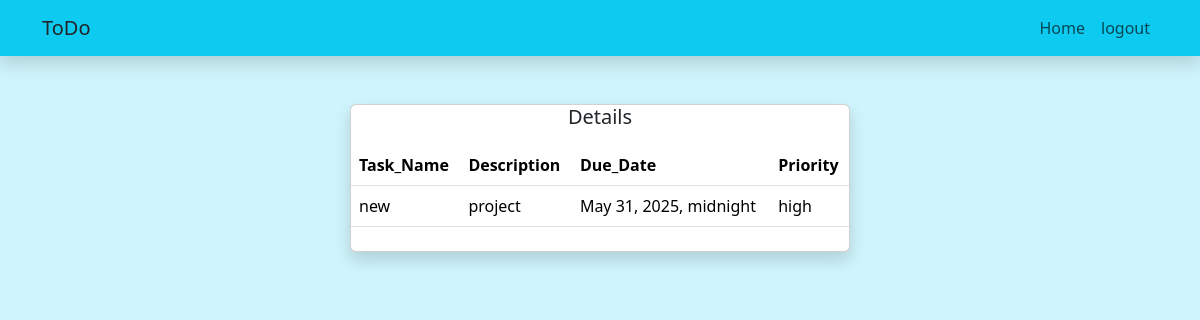
/task_manager/details/21 (signed in), run on the app's committed database.
### task_manager/models.py (models this page shows, shortened)
class TaskModel(models.Model):
    task_name = models.CharField(max_length=100)
    task_description = models.TextField(max_length=200)
    created_date = models.DateTimeField(auto_now_add=True)
    due_date = models.DateTimeField()
    priority_level = [
        ("low","low"),
        ("medium","medium"),
        ("high","high")
    ]
    priority = models.CharField(max_length=10,choices=priority_level)
    point = models.IntegerField(default=0)
    status =models.BooleanField(default=False)
    user = models.ForeignKey(User,on_delete=models.CASCADE)
    def __str__(self):
        return self.task_name

### task_manager/views.py (the view)
# urls.py: path('task_manager/details/<int:pk>',TaskDetailsView.as_view(),name='details'),
@ method_decorator(decorator=is_user,name="dispatch")
class TaskDetailsView(View):
    def get(self,request,**kwargs):
        id  = kwargs.get("pk")
        data = TaskModel.objects.get(id = id)
        return render(request,"details.html",{'data':data})

### task_manager/views.py (called while the page is built)
def is_user(fn):
    def wrapper(request,**kwargs):
        id = kwargs.get("pk")
        data = TaskModel.objects.get(id = id)
        if data.user == request.user:
            return fn(request,**kwargs)
        else:
            return redirect("signin")
    return wrapper

### task_manager/templates/details.html (shortened to what this page needs)
<!DOCTYPE html>
<html lang="en">
<head>
    <link href="https://cdn.jsdelivr.net/npm/bootstrap@5.3.3/dist/css/bootstrap.min.css" rel="stylesheet"
>
</head>
<body class="bg-info-subtle">
    <div>
        <nav class="navbar navbar-expand-lg bg-info bg-gradients shadow">
            <div class="container">
                <a href="" class="navbar-brand card-title">
                    ToDo
                </a>
                <div class="d-flex justify-content-start">
                    <ul class="navbar-nav">
                        <li class="nav-item">
                            <a href="" class="nav-link">Home</a>
                        </li>
                        <li>
                            <a class="nav-link" href="http://127.0.0.1:8000">logout</a>
                        </li>
                    </ul>
                </div>
            </div>
        </nav>
    </div>
    <div class="d-flex justify-content-center">
        <div class="card col-md-5 shadow  shadow bg-primary.bg-gradients mt-5">
            <h5 class="text-center">Details</h5>
            <div class="d-flex justify-content-center mt-2 mb-2">
                <table class="table">
                    <tr>
                        <th>Task_Name</th>
                        <th>Description</th>
                        <th>Due_Date</th>
                        <th>Priority</th>
                    </tr>
                    <tr>
                        <td>{{data}}</td>
                        <td>{{data.task_description}}</td>
                        <td>{{data.due_date}}</td>
                        <td>{{data.priority}}</td>
                    </tr>
                </table>
            </div>
        </div>
    </div>
</body>
</html>

### data on the page
TaskModel: task_name "new", task_description "project", due_date "May 31, 2025, midnight", priority "high"
